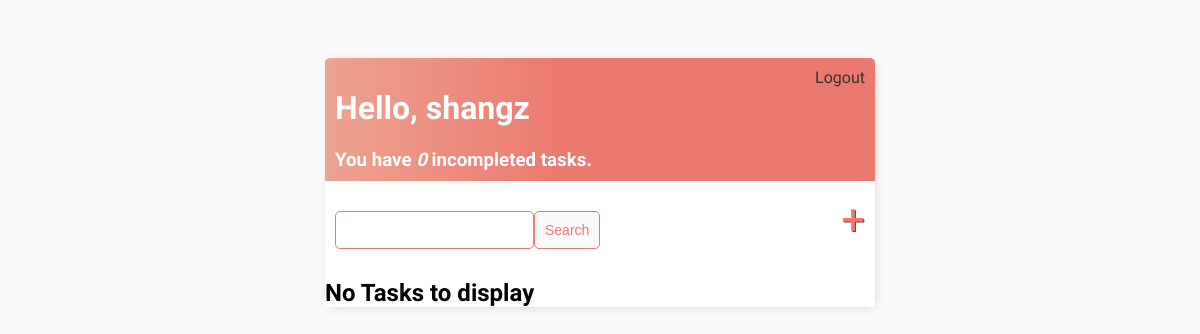
/tasks (signed in), run on an earlier commit of the app's database.
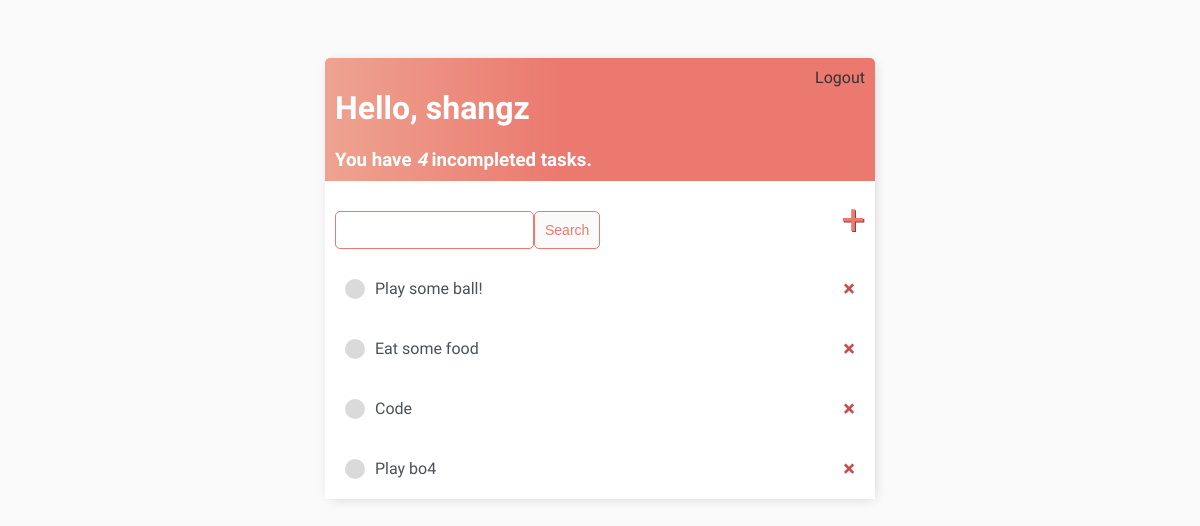
And on a later commit of the database.
### todo_list/models.py (models this page shows)
class Task(models.Model):
    user = models.ForeignKey(User, on_delete=models.CASCADE,null=True,blank=True)
    title = models.CharField(max_length=200)
    description = models.TextField(null=True,blank=True)
    complete = models.BooleanField(default=False)
    created = models.DateTimeField(auto_now_add=True)
    def __str__(self):
        return self.title
    class Meta:
        ordering = ['complete']

### todo_list/views.py (the view)
# urls.py: path('tasks', TaskList.as_view(), name='tasks'),
class TaskList(LoginRequiredMixin, ListView):
    model = Task
    context_object_name = 'tasks'
    def get_context_data(self, **kwargs):
        context = super().get_context_data(**kwargs)
        context['tasks'] = context['tasks'].filter(user=self.request.user)
        context['count'] = context['tasks'].filter(complete=False).count()
        search_input = self.request.GET.get('search-area', '')
        if search_input:
            context['tasks'] = context['tasks'].filter(title__icontains=search_input)
        context['search'] = search_input
        return context

### templates/todo_list/task_list.html
{% extends 'todo_list/main.html' %}
{% block content %}
{% if request.user.is_authenticated %}
    <div class="header-bar">
        <div>
            <h1>Hello, {{ request.user.username }}</h1>
            <h3 style="margin:0">You have <i>{{count}}</i> incompleted task{{count|pluralize:"s"}}.</h3>
        </div>
        <h1 style="float:right;color:white"></h1><a href="{% url 'logout' %}">Logout</a></h1>
    </div>
{% else %}
    <h1><a href="{% url 'login' %}">Login</a></h1>
{% endif %}
<div id="search-add-wrapper">
    <form method="GET" style="display:flex;margin-top:20px;">
        <input type='text' name='search-area' value="{{search}}"/>
        <input class="button" type="submit" value="Search" />
    </form>
    <a id="add-link" href="{% url 'createTask' %}">&#x2b;</a>
</div>
<div class="task-item-wrapper">
    {% for task in tasks %}
        <div class="task-wrapper">
            {% if task.complete %}
                <div class="task-title">
                    <div class="task-complete-icon"></div>
                    <i><s><a href="{% url 'updateTask' task.id %} ">{{task}}</a></s></i>
                </div>
                <a class="delete-link" href=" {% url 'deleteTask' task.id %} ">&#215; </a>
            {% else %}
                <div class="task-title">
                    <div class="task-incomplete-icon"></div>
                    <a href="{% url 'updateTask' task.id %} ">{{task}}</a>
                </div>
                <a class="delete-link" href=" {% url 'deleteTask' task.id %} ">&#215; </a>
            {% endif %}
        </div>
    {% empty %}
        <h2>No Tasks to display</h2>
    {% endfor %}
</div>
{% endblock content %}

### templates/todo_list/main.html (shortened to what this page needs)
<!DOCTYPE html>
<html>
<head>
    <link rel="stylesheet" href="">
</head>
<body>
    <div class="container">
        {% block content %}
        {% endblock content %}
    </div>
</body>
</html>

### templates/todo_list/main.html (style rules this page uses)
body { background: #fafafa; font-family: 'Source Sans Pro', sans-serif; padding-top: 50px; }
h1, h2, h3, h4 { font-family: 'Raleway', sans-serif; font-family: 'Source Sans Pro', sans-serif; }
a,p { color: #333; }
.container { max-width: 550px; margin: auto; background-color: #fff; border-radius:5px 5px 0 0; -webkit-box-shadow: 2px 2px 13px -4px rgba(0, 0, 0, 0.21); box-shadow: 2px 2px 13px -4px rgba(0, 0, 0, 0.21); }
.header-bar { display: flex; justify-content:space-between; color: #fff; padding:10px; border-radius:5px 5px 0 0; background: linear-gradient(90deg, #EEA390 0%, #EB796F 43%, #EB796f 100%); }
.header-bar a { color: rgba(247, 247, 247,) !important; text-decoration: none; }
.header-bar h1 { color: rgba(247, 247, 247,) !important; }
.task-wrapper { display: flex; align-items: center; justify-content:space-between; padding: 20px; background-color:#fff; border-top: 1px solid rgba(226, 226, 226,); }
.task-title { display: flex; }
.task-title a { text-decoration: none; color: #4b5156; margin-left: 10px; }
.task-incomplete-icon { height: 20px; width: 20px; background-color: rgb(218,218,218); border-radius: 50%; }
.delete-link { text-decoration: none; font-weight: 900; color: #cf4949; font-size:22px; line-height: 0; }
#search-add-wrapper { display: flex; justify-content:space-between; align-items: center; padding: 10px; }
#add-link { color: #EB796F; text-decoration: none; font-size: 42px; text-shadow: 1px 1px #81413b; }
input[type=text], input[type=password], textarea { border: 1px solid #EB796F; border-radius: 5px; padding: 10px; width: 90%; }
.button { border: 1px solid #EB796F; background-color: #fafafa; color: #EB796F; padding: 10px; font-size:14px; border-radius:5px; cursor: pointer; text-decoration: none; }

What changed in the data, as far as the page shows it:
added Task: title "Play some ball!"
added Task: title "Eat some food"
added Task: title "Code"
added Task: title "Play bo4"
Also different on the page:
{{ count }}: "0" → "4"
text no longer shown: "No Tasks to display"
